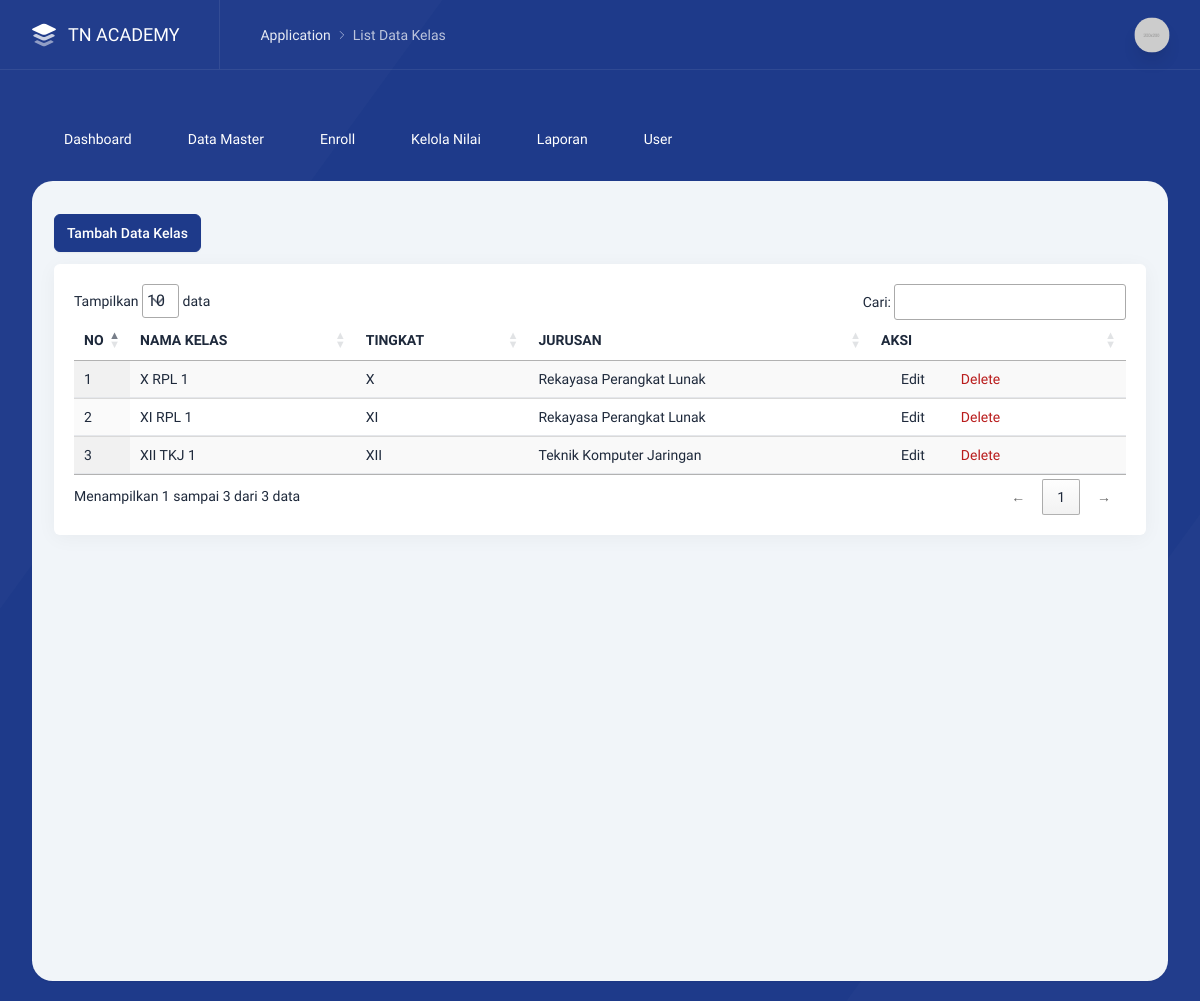
Screenshot of /index.php/admin/kelas with the database file from the repository.
### tables this page shows
CREATE TABLE `kelas` (
  `id_kelas` int NOT NULL,
  `nama_kelas` varchar(100) NOT NULL,
  `tingkat` enum('X','XI','XII') NOT NULL,
  `jurusan` varchar(100) NOT NULL
);

### application/libraries/template.php (called while the page is built, shortened)
<?php
class Template{
    var $template_data = array();
    function set($name, $value){
        $this->template_data[$name] = $value;
    }
    function load($template = '', $view = '' , $view_data = array(), $return = FALSE){
        $this->CI =& get_instance();
        $this->set('contents', $this->CI->load->view($view, $view_data, TRUE));
        return $this->CI->load->view($template, $this->template_data, $return);
    }
}

### application/controllers/admin/Kelas.php (called while the page is built, shortened)
<?php
class Kelas extends MY_Controller {
    public function index()
    {
        $data = array(
            'kelas'      => $this->Kelas_model->get_all(),
            'title'      => 'List Data Kelas',
        );
        $this->template->load('template','master/kelas',$data);
    }
}

### index.php (called while the page is built, shortened)
<?php
require_once BASEPATH.'core/CodeIgniter.php';

### application/models/Kelas_model.php (called while the page is built, shortened)
<?php
class Kelas_model extends CI_Model {
	public function get_all(){
		$this->db->from('kelas');
		$this->db->order_by('nama_kelas','ASC');
		return $this->db->get()->result_array();
	}
}

### application/views/master/kelas.php (the view, shortened to what this page needs)
<div class="text-left">
    <a href="javascript:;" data-tw-toggle="modal" data-tw-target="#addKelas" class="btn btn-primary">
        Tambah Data Kelas
    </a>
</div>
<div class="intro-y box mt-3">
    <div class="p-5">
        <div class="preview">
            <div class="overflow-x-auto">
                <table id="kelasTable" class="table table-auto display datatable w-full">
                    <thead class="bg-gray-100">
                        <tr>
                            <th class="w-5">NO</th>
                            <th class="border-b-2">NAMA KELAS</th>
                            <th class="border-b-2">TINGKAT</th>
                            <th class="border-b-2">JURUSAN</th>
                            <th class="border-b-2">AKSI</th>
                        </tr>
                    </thead>
                    <tbody>
                        <?php $no=1; foreach ($kelas as $kel) { ?>
                        <tr>
                            <td><?= $no ?></td>
                            <td><?= $kel['nama_kelas'] ?></td>
                            <td><?= $kel['tingkat'] ?></td>
                            <td><?= $kel['jurusan'] ?></td>
                            <td>
                                <div class="flex space-x-3">
                                    <a class="flex text-blue-500 mr-4" href="javascript:;"
                                       data-tw-toggle="modal" data-tw-target="#edit<?= $kel['id_kelas'] ?>">
                                        <i data-lucide="edit" class="w-4 h-4 mr-1"></i>Edit
                                    </a>
                                   <a class="flex text-danger delete-btn" href="javascript:;"
                                       onclick="confirmDelete('<?= site_url('admin/kelas/delete/'.$kel['id_kelas']) ?>')">
                                        <i data-lucide="trash-2" class="w-4 h-4 mr-1"></i> Delete
                                    </a>
                                </div>
                            </td>
                        </tr>
                        <?php $no++; } ?>
                    </tbody>
                </table>
            </div>
        </div>
    </div>
</div>

### rows the page displays
kelas: nama_kelas "X RPL 1", tingkat "X", jurusan "Rekayasa Perangkat Lunak"
kelas: nama_kelas "XI RPL 1", tingkat "XI", jurusan "Rekayasa Perangkat Lunak"
kelas: nama_kelas "XII TKJ 1", tingkat "XII", jurusan "Teknik Komputer Jaringan"

### other values shown
$title "List Data Kelas"
